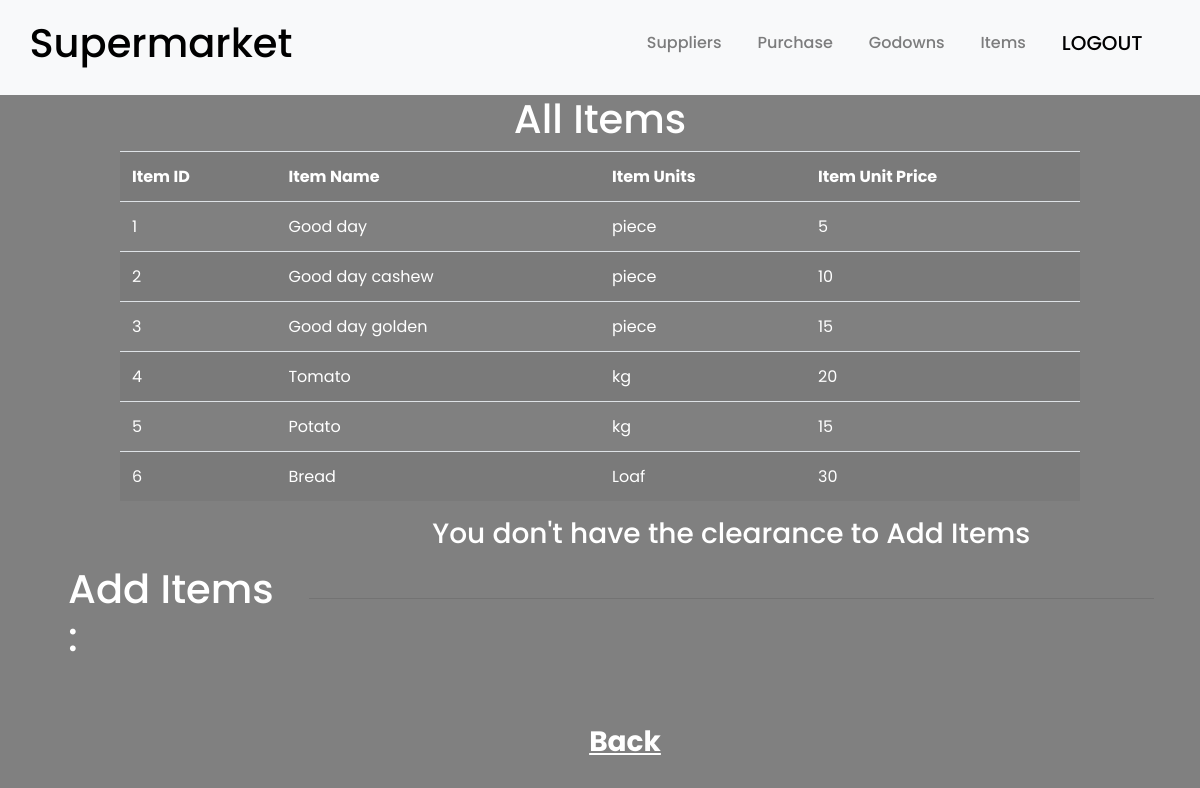
The app's page /items.php (signed in), older data.
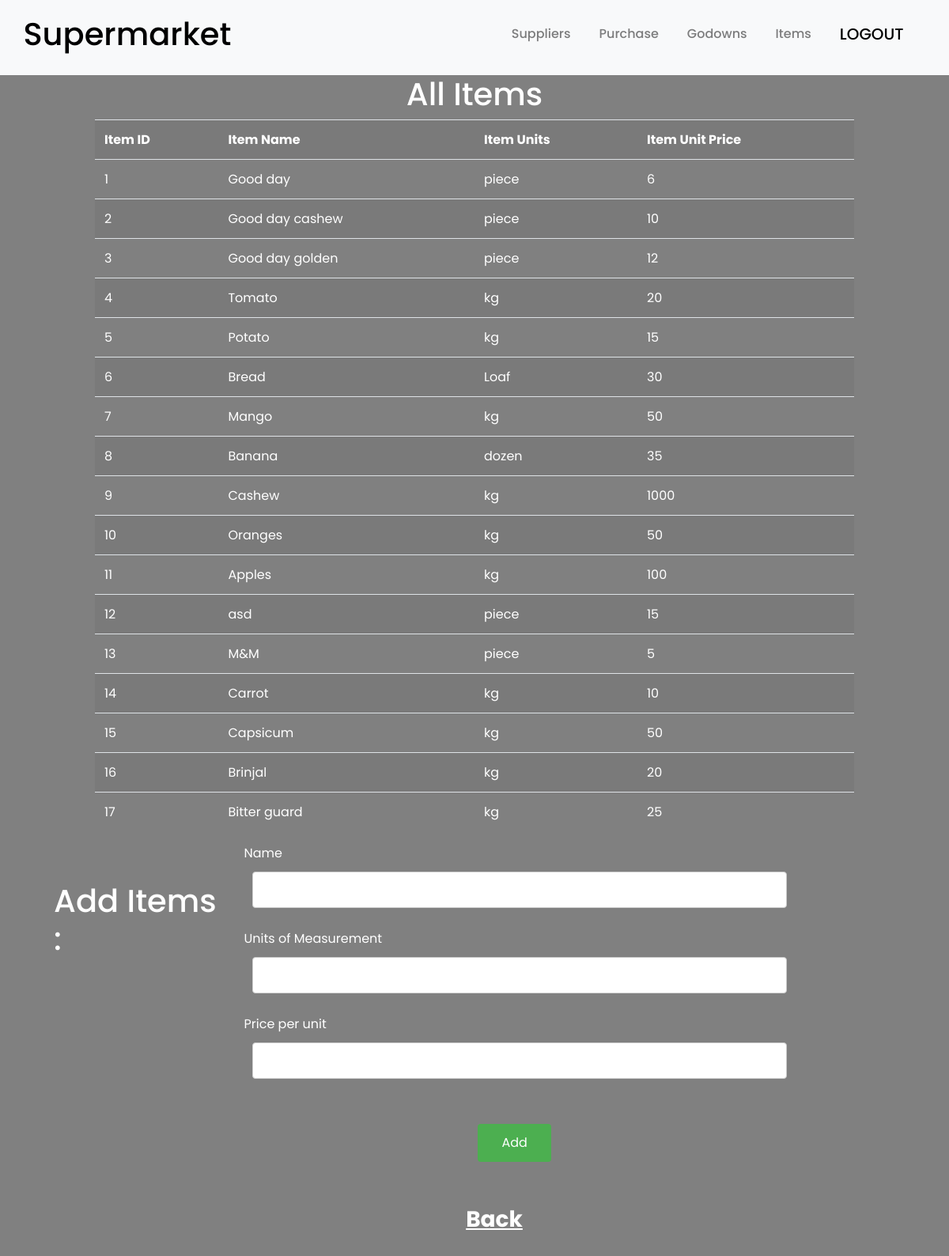
The same page, newer data.
### tables this page shows
CREATE TABLE `item` (
  `Item_ID` smallint(6) NOT NULL,
  `Item_Name` varchar(20) NOT NULL,
  `Item_Units` varchar(10) NOT NULL,
  `Item_Unit_Price` float NOT NULL
);

### items.php (the view, shortened to what this page needs)
<?php include "head.php";
    $Clearance = $_SESSION['Clearance'];
    $servername = "localhost";
    $username = "root";
    $password = "";
    $dbname = "supermarket_mac";
    $conn = new mysqli($servername, $username, $password, $dbname);
    echo "<h1><center>All Items</center></h1>";
    $perm_sql = "SELECT Clearance FROM Access_Matrix WHERE Objects_ID='items' ";
    $permissions = $conn->query($perm_sql);
    if($permissions->fetch_assoc()["Clearance"] <= $Clearance)
    {
        $sql = "SELECT * FROM item";
        $result = $conn->query($sql);
        if ($result->num_rows > 0) {
            echo "<table class = 'table table-hover table-striped' ><tr><th>Item ID</th><th>Item Name</th><th>Item Units</th><th>Item Unit Price</th></tr>";
            while($row = $result->fetch_assoc()) {
                echo "<tr><td>" . $row["Item_ID"]. "</td><td>" . $row["Item_Name"]. "</td><td>" . $row["Item_Units"]. "</td><td>" . $row["Item_Unit_Price"]. "</td></tr>";
            }
            echo "</table>";
        } else {
            echo "0 results";
        }
    }else{
        echo"<center>
            <h3>You don't have access to this information<br></h3>
            <p>Contact the administrator for further information</p>
        </center>";
    }
?>
<div class = "container-fluid row padding">
    <div class="col-lg-3 col-md-6 col-sm-6" >
        <h1 style = "padding-left: 20%"><br>Add Items : </h1>
    </div>
    <div class="col-lg-9 col-md-6 col-sm-6" >
        <?php
            $mysqli = new mysqli($servername, $username, $password, $dbname);
            $perm_sql = "SELECT Clearance FROM Access_Matrix WHERE Objects_ID='items' ";
            $permissions = $mysqli->query($perm_sql);
            if($permissions->fetch_assoc()["Clearance"] >= $Clearance)
            {
                echo"<center>
                    <h3>You don't have the clearance to Add Items</h3>
                </center><br><hr><br>";
            }
            else{
                echo'<form method="post" id="item_putter">
                    <label>Name</label>
                    <br>
                    <input type="text" name="name" required>
                    <br><br>
                    <label>Units of Measurement</label>
                    <br>
                    <input type="varchar" name="units" required>
                    <br><br>
                    <label>Price per unit</label>
                    <br>
                    <input type="double" name="price" required
                        style = "width: 80%;
                        padding: 10px 20px;
                        margin: 3px 10px;
                        display: inline-block;
                        border: 1px solid #ccc;
                        border-radius: 4px;
                        box-sizing: border-box;"
                    >
                    <br><br>
                    <input type="submit" name="button2" value = "Add">
                </form>';
            }
        ?>
    </div>
</div>
<center>
    <h3>
    <a href='home.php' style = "color : white; font-weight : bold; padding-left : 50px; text-decoration: underline">Back</a>
    </h3>
</center>
</body>
</html>

Row changes from the older to the newer data that the page shows:
changed item "Good day": Item_Unit_Price "5" → "6"
changed item "Good day golden": Item_Unit_Price "15" → "12"
added item: Item_ID "7", Item_Name "Mango", Item_Units "kg", Item_Unit_Price "50"
added item: Item_ID "8", Item_Name "Banana", Item_Units "dozen", Item_Unit_Price "35"
added item: Item_ID "9", Item_Name "Cashew", Item_Units "kg", Item_Unit_Price "1000"
added item: Item_ID "10", Item_Name "Oranges", Item_Units "kg", Item_Unit_Price "50"
added item: Item_ID "11", Item_Name "Apples", Item_Units "kg", Item_Unit_Price "100"
added item: Item_ID "12", Item_Name "asd", Item_Units "piece", Item_Unit_Price "15"
added item: Item_ID "13", Item_Name "M&M", Item_Units "piece", Item_Unit_Price "5"
added item: Item_ID "14", Item_Name "Carrot", Item_Units "kg", Item_Unit_Price "10"
added item: Item_ID "15", Item_Name "Capsicum", Item_Units "kg", Item_Unit_Price "50"
added item: Item_ID "16", Item_Name "Brinjal", Item_Units "kg", Item_Unit_Price "20"
added item: Item_ID "17", Item_Name "Bitter guard", Item_Units "kg", Item_Unit_Price "25"
Text that changed along with them:
form field button2: (not shown) → "Add"
text no longer shown: "You don't have the clearance to Add Items"
text now shown: "Name Units of Measurement Price per unit"
